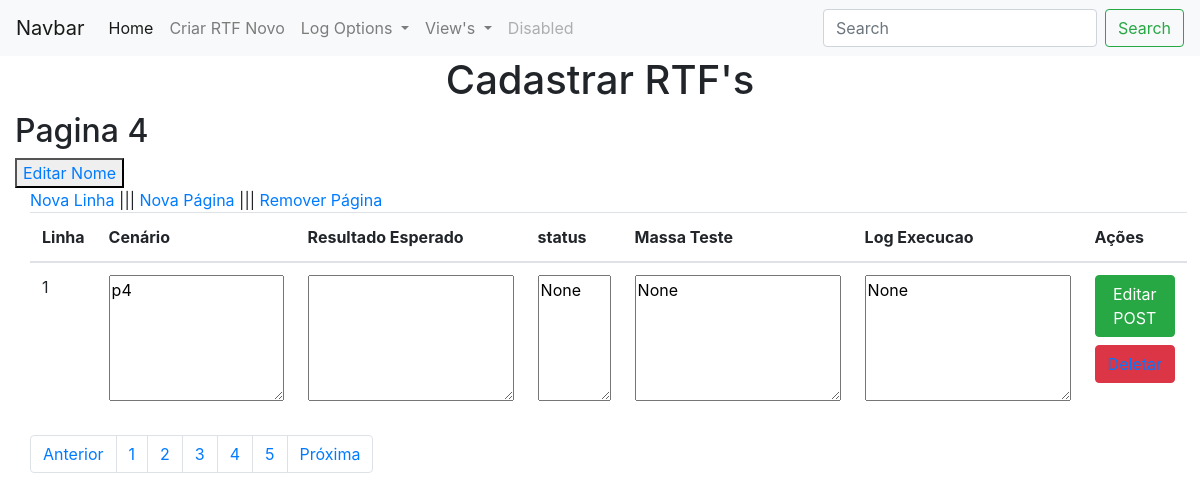
/viewCenarios/1/3, run on an earlier commit of the app's database.
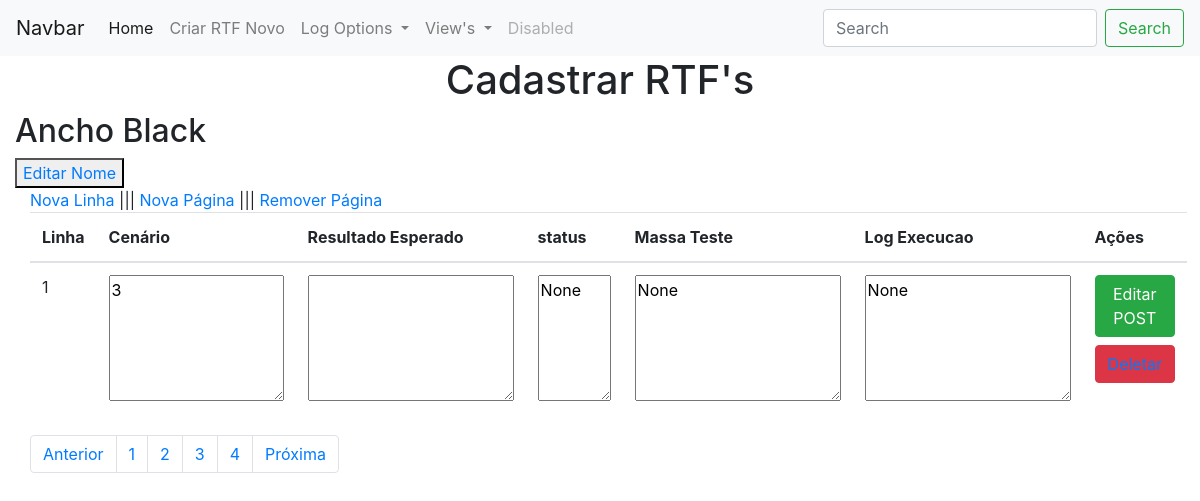
And on a later commit of the database.
### app.py (models this page shows, shortened)
class Pagina(db.Model):
    id_pagina = db.Column("id_pagina", db.Integer, primary_key=True, autoincrement=True)
    id_rtf = db.Column(db.Integer, db.ForeignKey('rt_fs.id'))  # o db por alguma razão chamou RTFs de rt_fs
    numero = db.Column(db.Integer)
    nome = db.Column(db.String(30))
    cenarios = db.relationship('Cenarios', backref='pagina_class')

class Cenarios(db.Model):
    id_cenario = db.Column("id_cenario", db.Integer, primary_key=True, autoincrement=True)
    id_rtf = db.Column(db.Integer, db.ForeignKey('rt_fs.id'))  # o db por alguma razão chamou RTFs de rt_fs
    id_pagina = db.Column(db.Integer, db.ForeignKey('pagina.id_pagina'))
    pagina = db.Column(db.Integer)
    linha = db.Column(db.Integer)
    cenario = db.Column(db.String(250))
    resultado_esperado = db.Column(db.String(250))
    status = db.Column(db.Integer)
    massa_teste = db.Column(db.String(250))
    log_execucao = db.Column(db.String(10000))

### app.py (the view)
@app.route("/viewCenarios/<int:id_rtf>/<int:pagina>")
def viewCenarios(id_rtf, pagina):
    cenarios = Cenarios.query.filter_by(id_rtf=id_rtf, pagina=pagina)
    rtf = RTFs.query.get(id_rtf)
    pagina_obj = Pagina.query.filter_by(id_rtf=id_rtf, numero=pagina).first()
    try:
        qtd_pages = rtf.qtd_pages  # tenta pegar a qtd_paginas, se n conseguir, o array está vazio
        nome_pagina = pagina_obj.nome
        return render_template("viewCenarios.html", values=cenarios, id_rtf=id_rtf, pagina=pagina, qtd_pages=qtd_pages, nome_pagina=nome_pagina)
    except AttributeError:
        rtf.qtd_pages = 1
        if pagina_obj is None or pagina_obj.nome is None:
            pagina_obj = Pagina(id_rtf, 1, f"Pagina {1}")
            db.session.add(pagina_obj)
        db.session.commit()
        flash('RTF está sem nenhum cenário! Adicione o primeiro ;D')
        return render_template("adicionar_cenario.html", id_rtf=id_rtf, pagina=1)

### templates/viewCenarios.html (shortened to what this page needs)
{% extends "base.html" %}
{% block content%}
    <div>
        <h2>{{nome_pagina}}</h2>
        <button class="btnr"><a href="{{ url_for('editar_nome_pagina', id_rtf=id_rtf, pagina=pagina) }}">Editar Nome</a></button>
    </div>
    <div class="container">
        <div class="row">
            <div class="col-xs-12">
                <a href="{{url_for('add_cenario', id_rtf=id_rtf, pagina=pagina)}}">Nova Linha</a>
                |||
                <a href="{{url_for('add_pagina', id_rtf=id_rtf, pagina_atual=pagina)}}">Nova Página</a>
                |||
                <a href="{{url_for('delete_pagina', id_rtf=id_rtf, pagina=pagina)}}">Remover Página</a>
            </div>
            <div class="col-xs-12">
                <table class="table">
                    <thead>
                        <th>Linha</th>
                        <th>Cenário</th>
                        <th>Resultado Esperado</th>
                        <th>status</th>
                        <th>Massa Teste</th>
                        <th>Log Execucao</th>
                        <th>Ações</th>
                    </thead>
                    <tbody>
                        {% for item in values %}
                            <form action="{{url_for('edit_cenario', id_rtf=item.id_rtf, pagina=item.pagina, linha=item.linha)}}" method="POST">
                                <tr>
                                    <td>{{ item.linha }}</td>
                                    <td><textarea name="cenario" id="cenario" cols="15" rows="5">{{ item.cenario }}</textarea></td>
                                    <td><textarea name="resultado_esperado" id="resultado_esperado" cols="18" rows="5">{{ item.resultado_esperado }}</textarea></td>
                                    <td><textarea name="status" id="status" cols="5" rows="5">{{ item.status }}</textarea></td>
                                    <td><textarea name="massa_teste" id="massa_teste" cols="18" rows="5">{{ item.massa_teste }}</textarea></td>
                                    <td><textarea name="log_execucao" id="log_execucao" cols="18" rows="5">{{ item.log_execucao }}</textarea></td>
                                    <td>
                                        <button type="submit" class="btn btn-block btn-success">Editar POST</button>
                                        <button class="btn btn-block btn-danger"><a href="{{url_for('delete_cenario', id_rtf=item.id_rtf, pagina=item.pagina, linha=item.linha)}}">Deletar</a></button>
                                    </td>
                                </tr>
                            </form>
                        {% endfor %}
                    </tbody>
                </table>
                <nav aria-label="...">
                    <ul class="pagination">
                        {% if pagina==1 %}
                            <li class="page-item disabled">
                                <a class="page-link" href="#" tabindex="-1">Anterior</a>
                            </li>
                        {% else %}
                            <li class="page-item">
                                <a class="page-link" href="{{url_for('viewCenarios', id_rtf=id_rtf, pagina=pagina-1)}}">Anterior</a>
                            </li>
                        {% endif %}
                        {% for page in range(qtd_pages) %}
                            <li class="page-item">
                                <a class="page-link" href="{{url_for('viewCenarios', id_rtf=id_rtf, pagina=page+1)}}">{{ page+1 }}</a>
                            </li>
                        {% endfor %}
                        {% if pagina==qtd_pages %}
                            <li class="page-item disabled">
                                <a class="page-link" href="#" tabindex="-1">Próxima</a>
                            </li>
                        {% else %}
                            <li class="page-item">
                                <a class="page-link" href="{{url_for('viewCenarios', id_rtf=id_rtf, pagina=pagina+1)}}">Próxima</a>
                            </li>
                        {% endif %}
                    </ul>
                </nav>
            </div>
        </div>
    </div>
{% endblock %}

### templates/base.html (shortened to what this page needs)
<!DOCTYPE html>
<html lang="pt-br">
<head>
    <link rel="stylesheet" href="https://cdn.jsdelivr.net/npm/bootstrap@4.3.1/dist/css/bootstrap.min.css"
>
</head>
    <body>
        <nav class="navbar navbar-expand-lg navbar-light bg-light">
            <a class="navbar-brand" href="#">Navbar</a>
            <div class="collapse navbar-collapse" id="navbarSupportedContent">
                <ul class="navbar-nav mr-auto">
                    <li class="nav-item active">
                        <a class="nav-link" href="{{ url_for('index') }}">Home <span class="sr-only">(current)</span></a>
                    </li>
                    <li class="nav-item">
                        <a class="nav-link" href="{{url_for('add_rtf')}}">Criar RTF Novo</a>
                    </li>
                    <li class="nav-item dropdown">
                        <a class="nav-link dropdown-toggle" href="#" id="navbarDropdownLog" role="button" data-toggle="dropdown"
                           aria-haspopup="true" aria-expanded="false">
                            Log Options
                        </a>
                    </li>
                    <li class="nav-item dropdown">
                        <a class="nav-link dropdown-toggle" href="#" id="navbarDropdownViews" role="button" data-toggle="dropdown"
                           aria-haspopup="true" aria-expanded="false">
                            View's
                        </a>
                    </li>
                    <li class="nav-item">
                        <a class="nav-link disabled" href="#" tabindex="-1" aria-disabled="true">Disabled</a>
                    </li>
                </ul>
                <form class="form-inline my-2 my-lg-0">
                    <input class="form-control mr-sm-2" type="search" placeholder="Search" aria-label="Search">
                    <button class="btn btn-outline-success my-2 my-sm-0" type="submit">Search</button>
                </form>
            </div>
        </nav>
        <div class="container-fluid">
            <h1 style="style=color:red;text-align:center;">Cadastrar RTF's</h1>
            {% block content %}{% endblock %}
        </div>
    </body>
</html>

What changed in the data, as far as the page shows it:
changed Pagina: nome "Pagina 4" → "Ancho Black"
changed Cenarios "None": cenario "p4" → "3"
Also different on the page:
list line gone: "5"
